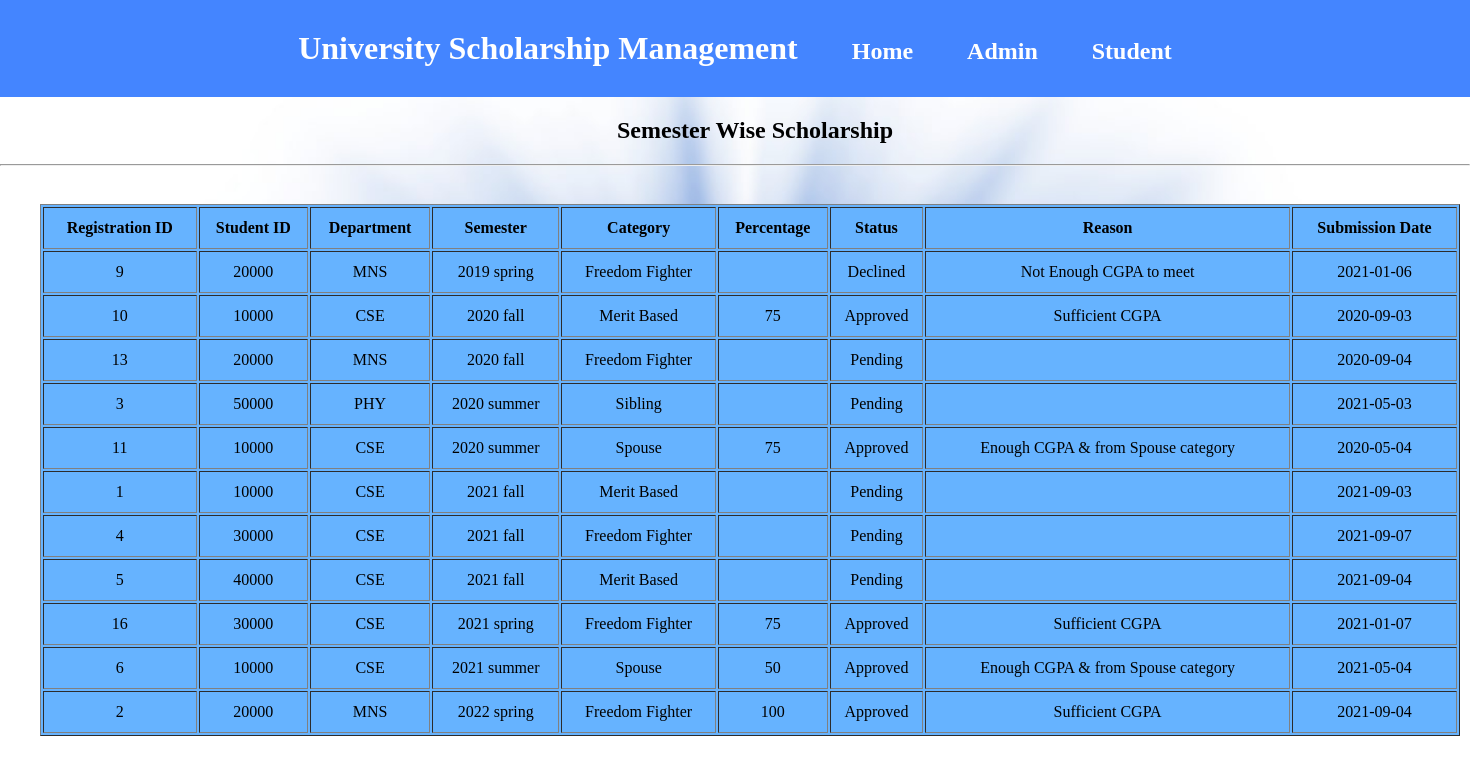
The app's page /semester_wise.php with its own data.
### tables this page shows
CREATE TABLE `scholarship_form` (
  `registration_id` int(7) NOT NULL,
  `student_id` int(5) NOT NULL,
  `department` varchar(3) NOT NULL,
  `semester` varchar(100) NOT NULL,
  `category` varchar(100) NOT NULL,
  `percentage` varchar(7) NOT NULL,
  `status` text NOT NULL,
  `reason` text NOT NULL,
  `submission_date` date DEFAULT NULL
);

### semester_wise.php (the view, shortened to what this page needs)
<!DOCTYPE html>
<html lang="en">
<head>
    <link rel="stylesheet" href="student_form_style.css">
    <link rel="stylesheet" href="navbar.css">
</head>
<body>
    <div class="banner">
        <a href= "index.php"><h1>University Scholarship Management</h1></a>
        <a href= "panel_admin.php"><h2>Home</h2></a>
        <a href= "index_admin.php"><h2>Admin</h2></a>
        <a href= "index_student.php"><h2>Student</h2></a>
    </div>
    <div class= "headline"><h2>Semester Wise Scholarship</h2></div>
    <hr>
    <br>
    <div class=button>
    <table align="center" border="1px" style="width:1420px; line-height:40px; background:#66b3ff">
<t>
    <th> Registration ID </th>
    <th> Student ID </th>
    <th> Department </th>
    <th> Semester </th>
    <th> Category</th>
    <th> Percentage </th>
    <th> Status </th>
    <th> Reason </th>
    <th> Submission Date </th>
</t>
    <?php
        require_once('DBconnect.php');
        $sql = "SELECT * FROM scholarship_form ORDER BY semester;";
        $result = mysqli_query($conn, $sql);
        if(mysqli_num_rows($result) != 0){
        while($row = mysqli_fetch_array($result))
        {
            ?>
            <tr>
    <td><?php echo $row[0]; ?></td>
    <td><?php echo $row[1]; ?></td>
    <td><?php echo $row[2]; ?></td>
    <td><?php echo $row[3]; ?></td>
    <td><?php echo $row[4]; ?></td>
    <td><?php echo $row[5]; ?></td>
    <td><?php echo $row[6]; ?></td>
    <td><?php echo $row[7]; ?></td>
    <td><?php echo $row[8]; ?></td>
        </tr>
    <?php
    }
}
?>
</table>
</div>
</body>
</html>

### student_form_style.css (style rules this page uses)
* { margin: 0px; padding: 0px; box-sizing: border-box; }

### navbar.css (style rules this page uses)
* { margin: 0px; padding: 0px; box-sizing: border-box; text-align:center; }
.banner { background-color: rgb(68, 133, 255); margin: auto; padding: 15px; max-width: 100%; box-sizing: border-box; }
.headline { margin-top: 20px; margin-left: 40px; margin-bottom: 20px; }
.button { margin-top: 20px; margin-left: 40px; }
a:link, a:visited { background-color: rgb(68, 133, 255); color: white; padding: 15px 25px; text-align: center; text-decoration: none; display: inline-block; }
body { background-image:url("image2.jpg"); background-position:top ; background-size: 93%; background-repeat: no-repeat; }

### records on screen
scholarship_form: registration_id "9", student "20000", department "MNS", semester "2019 spring", category "Freedom Fighter", status "Declined", reason "Not Enough CGPA to meet", submission_date "2021-01-06"
scholarship_form: registration_id "10", student "10000", department "CSE", semester "2020 fall", category "Merit Based", percentage "75", status "Approved", reason "Sufficient CGPA", submission_date "2020-09-03"
scholarship_form: registration_id "13", student "20000", department "MNS", semester "2020 fall", category "Freedom Fighter", status "Pending", submission_date "2020-09-04"
scholarship_form: registration_id "3", student "50000", department "PHY", semester "2020 summer", category "Sibling", status "Pending", submission_date "2021-05-03"
scholarship_form: registration_id "11", student "10000", department "CSE", semester "2020 summer", category "Spouse", percentage "75", status "Approved", reason "Enough CGPA & from Spouse category", submission_date "2020-05-04"
scholarship_form: registration_id "1", student "10000", department "CSE", semester "2021 fall", category "Merit Based", status "Pending", submission_date "2021-09-03"
scholarship_form: registration_id "4", student "30000", department "CSE", semester "2021 fall", category "Freedom Fighter", status "Pending", submission_date "2021-09-07"
scholarship_form: registration_id "5", student "40000", department "CSE", semester "2021 fall", category "Merit Based", status "Pending", submission_date "2021-09-04"
scholarship_form: registration_id "16", student "30000", department "CSE", semester "2021 spring", category "Freedom Fighter", percentage "75", status "Approved", reason "Sufficient CGPA", submission_date "2021-01-07"
scholarship_form: registration_id "6", student "10000", department "CSE", semester "2021 summer", category "Spouse", percentage "50", status "Approved", reason "Enough CGPA & from Spouse category", submission_date "2021-05-04"
scholarship_form: registration_id "2", student "20000", department "MNS", semester "2022 spring", category "Freedom Fighter", percentage "100", status "Approved", reason "Sufficient CGPA", submission_date "2021-09-04"
